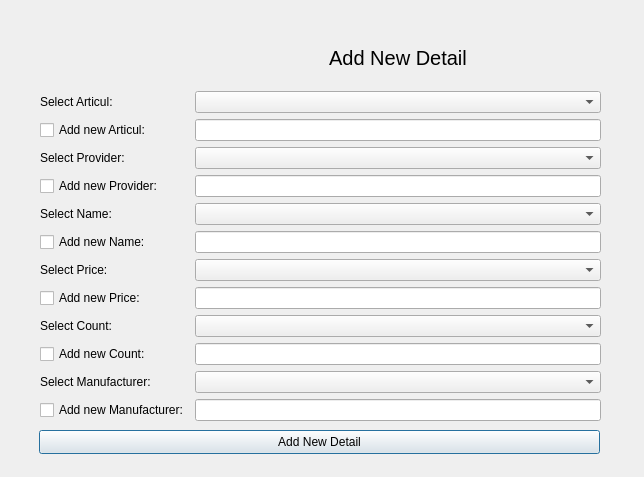
<?xml version="1.0" encoding="UTF-8"?>
<ui version="4.0">
 <class>AddNewDetail</class>
 <widget class="QDialog" name="AddNewDetail">
  <property name="geometry">
   <rect>
    <x>0</x>
    <y>0</y>
    <width>644</width>
    <height>477</height>
   </rect>
  </property>
  <property name="windowTitle">
   <string>Dialog</string>
  </property>
  <widget class="QWidget" name="gridLayoutWidget">
   <property name="geometry">
    <rect>
     <x>40</x>
     <y>30</y>
     <width>561</width>
     <height>391</height>
    </rect>
   </property>
   <layout class="QGridLayout" name="gridLayout">
    <item row="11" column="1">
     <widget class="QComboBox" name="SPCcomboBox"/>
    </item>
    <item row="7" column="1">
     <widget class="QLineEdit" name="ANPVlineEdit"/>
    </item>
    <item row="10" column="1">
     <widget class="QLineEdit" name="ANNlineEdit"/>
    </item>
    <item row="7" column="0">
     <widget class="QCheckBox" name="ANPVcheckBox">
      <property name="text">
       <string>Add new Provider:</string>
      </property>
     </widget>
    </item>
    <item row="5" column="1">
     <widget class="QComboBox" name="SPVcomboBox"/>
    </item>
    <item row="4" column="0">
     <widget class="QCheckBox" name="ANAcheckBox">
      <property name="text">
       <string>Add new Articul:</string>
      </property>
     </widget>
    </item>
    <item row="2" column="1">
     <widget class="QComboBox" name="SAcomboBox"/>
    </item>
    <item row="12" column="1">
     <widget class="QLineEdit" name="ANPClineEdit"/>
    </item>
    <item row="12" column="0">
     <widget class="QCheckBox" name="ANPCcheckBox">
      <property name="text">
       <string>Add new Price:</string>
      </property>
     </widget>
    </item>
    <item row="15" column="1">
     <widget class="QComboBox" name="SMcomboBox"/>
    </item>
    <item row="0" column="1">
     <widget class="QLabel" name="ANDlabel">
      <property name="font">
       <font>
        <pointsize>15</pointsize>
       </font>
      </property>
      <property name="text">
       <string>Add New Detail</string>
      </property>
      <property name="alignment">
       <set>Qt::AlignCenter</set>
      </property>
     </widget>
    </item>
    <item row="10" column="0">
     <widget class="QCheckBox" name="ANNcheckBox">
      <property name="text">
       <string>Add new Name:</string>
      </property>
     </widget>
    </item>
    <item row="13" column="1">
     <widget class="QComboBox" name="SCcomboBox"/>
    </item>
    <item row="14" column="1">
     <widget class="QLineEdit" name="ANClineEdit"/>
    </item>
    <item row="14" column="0">
     <widget class="QCheckBox" name="ANCcheckBox">
      <property name="text">
       <string>Add new Count:</string>
      </property>
     </widget>
    </item>
    <item row="8" column="1">
     <widget class="QComboBox" name="SNcomboBox"/>
    </item>
    <item row="4" column="1">
     <widget class="QLineEdit" name="ANAlineEdit"/>
    </item>
    <item row="16" column="1">
     <widget class="QLineEdit" name="ANMlineEdit"/>
    </item>
    <item row="16" column="0">
     <widget class="QCheckBox" name="ANMcheckBox">
      <property name="text">
       <string>Add new Manufacturer:</string>
      </property>
     </widget>
    </item>
    <item row="2" column="0">
     <widget class="QLabel" name="label">
      <property name="text">
       <string>Select Articul:</string>
      </property>
     </widget>
    </item>
    <item row="5" column="0">
     <widget class="QLabel" name="label_2">
      <property name="text">
       <string>Select Provider:</string>
      </property>
     </widget>
    </item>
    <item row="8" column="0">
     <widget class="QLabel" name="label_3">
      <property name="text">
       <string>Select Name:</string>
      </property>
     </widget>
    </item>
    <item row="11" column="0">
     <widget class="QLabel" name="label_4">
      <property name="text">
       <string>Select Price:</string>
      </property>
     </widget>
    </item>
    <item row="13" column="0">
     <widget class="QLabel" name="label_5">
      <property name="text">
       <string>Select Count:</string>
      </property>
     </widget>
    </item>
    <item row="15" column="0">
     <widget class="QLabel" name="label_6">
      <property name="text">
       <string>Select Manufacturer:</string>
      </property>
     </widget>
    </item>
   </layout>
  </widget>
  <widget class="QPushButton" name="pushButton">
   <property name="geometry">
    <rect>
     <x>39</x>
     <y>430</y>
     <width>561</width>
     <height>24</height>
    </rect>
   </property>
   <property name="text">
    <string>Add New Detail</string>
   </property>
  </widget>
 </widget>
 <resources/>
 <connections/>
</ui>
